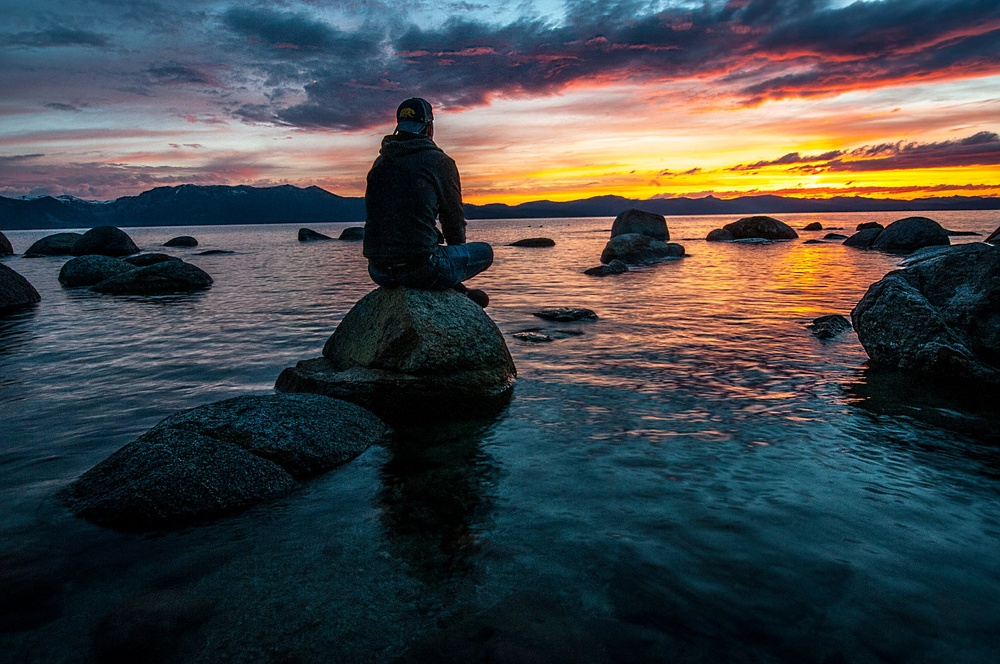
#> input picture src/06 - Trackbar/pexel.jpeg, 1000 x 664 px, shrunk from 2258 x 1500 before the run, given in place of the camera
$ python 03-video_analysis.py
#> lines starting #> are read from the running program, lines starting #| are printed output that depends on the picture; after the words box and inside, x2 and y2 are one past the last pixel; in counts of white or black regions, pixels touching at a corner belong together
'''
Output : Apply errosion on the blue object only
'''
import cv2
import numpy as np

cap = cv2.VideoCapture(0)

while True:
    # take each frame
    _, frame = cap.read()
#> frame is the input picture: shape (664, 1000, 3); mean B, G, R 71.7, 69.9, 66.7

    # Convert BGR to HSV
    hsv = cv2.cvtColor(frame, cv2.COLOR_BGR2HSV)
#> hsv: shape (664, 1000, 3); mean H, S, V 88.4, 146.6, 90.6

    # define range of blue color in HSV (Change the value for another color)
    lower_red = np.array([80, 150, 110])
    upper_red = np.array([150, 250, 255])

    # Threshold the HSV image to get only blue colors

    mask = cv2.inRange(hsv, lower_red, upper_red)
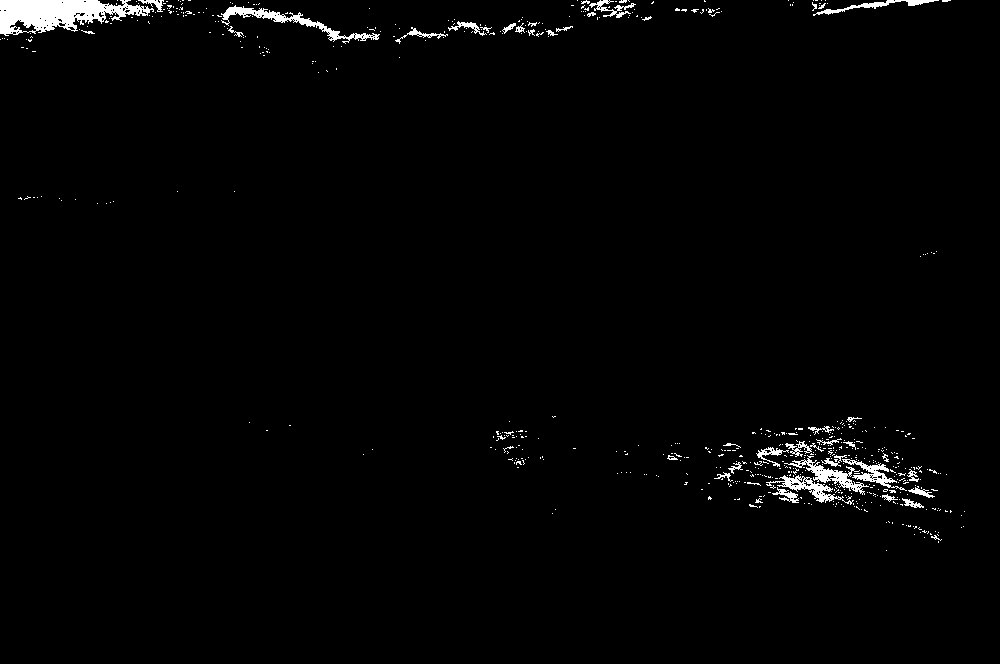
#> mask: shape (664, 1000); 1.6% white; 616 white regions (571 under 20 px), largest, box (x1, y1, x2, y2) and area: (0, 0, 154, 36) 3183, (221, 5, 380, 44) 1035, (784, 455, 869, 495) 750


    # Bitwise-AND mask and original image

    res = cv2.bitwise_and(frame , frame, mask = mask)
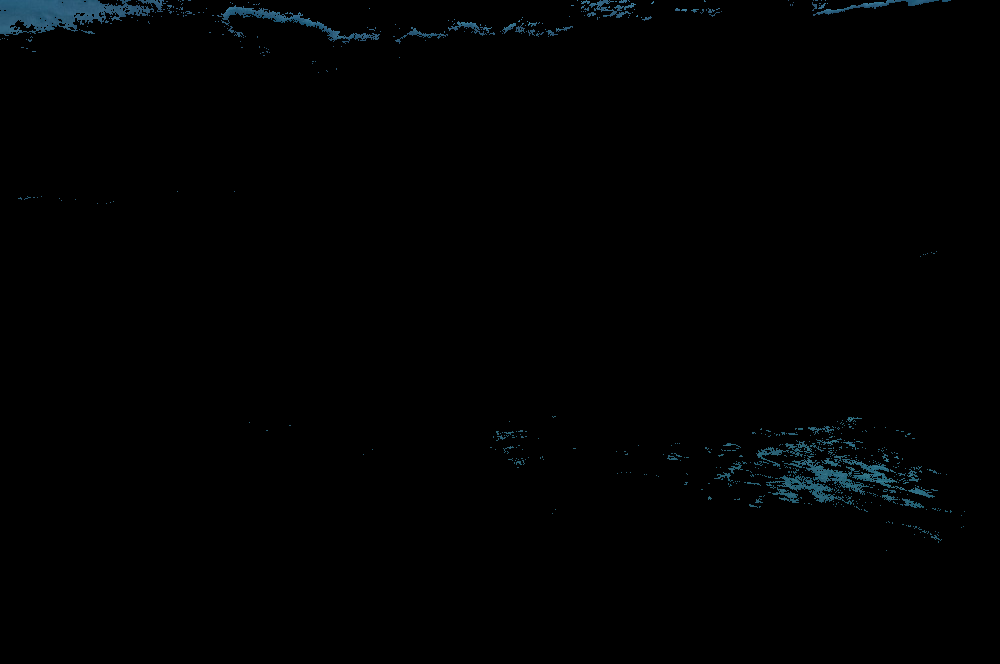
#> res: shape (664, 1000, 3); mean B, G, R 1.9, 1.5, 0.7
    #kernel = np.array((15,15),np.float32)/225
    #smoothed = cv2.filter2D(res,-1,kernel)

    kernel = np.ones((5,5),np.uint8)
    erosion = cv2.erode(mask, kernel , iterations = 1)
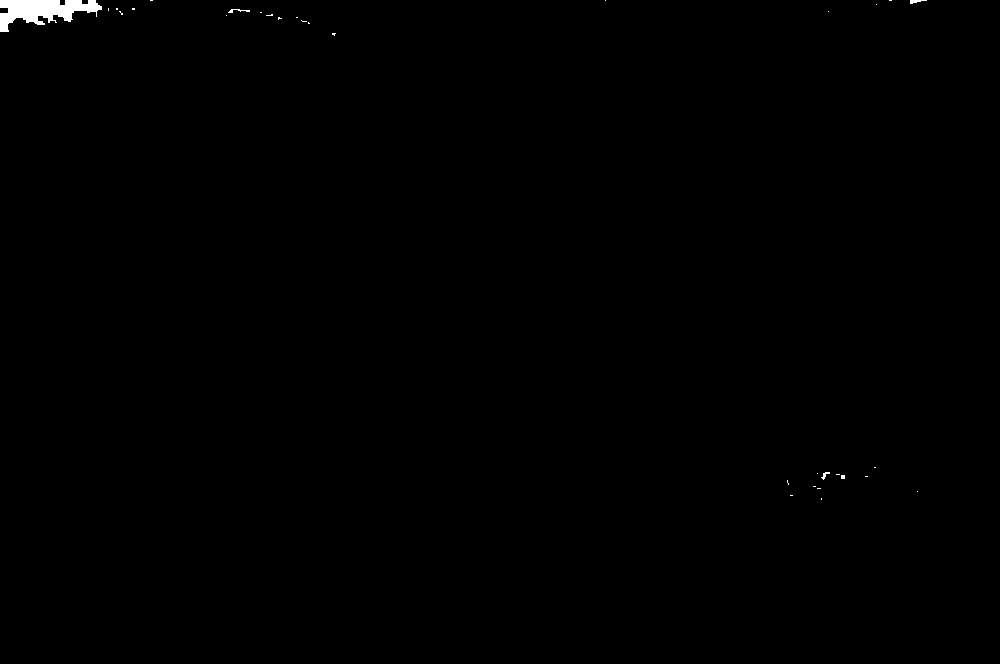
#> erosion: shape (664, 1000); 0.3% white; 32 white regions (28 under 20 px), largest, box (x1, y1, x2, y2) and area: (0, 0, 102, 32) 1784, (910, 0, 927, 4) 38, (228, 9, 250, 13) 38, (821, 472, 830, 480) 29

    cv2.imshow('frame', frame)
    cv2.imshow('erosion', erosion)
    cv2.imshow('res', res)

    ##cv2.imshow('smoothed', smoothed)


    k = cv2.waitKey(4) & 0xFF
#> (key Esc is pressed here)
    if k == 27:
        break

cv2.destroyAllWindows()
cap.release()

#this is code for printing all flag as if now we know only two i.e
#cv2.COLOR_BGR2GRAY
#cv2.COLOR_BGR2HSV
'''
import cv2
flags = [i for i in dir(cv2) if i.startswith('COLOR_')]

print(flags)
'''
